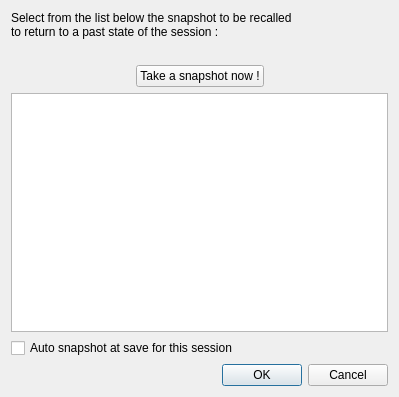
<?xml version="1.0" encoding="UTF-8"?>
<ui version="4.0">
 <class>Dialog</class>
 <widget class="QDialog" name="Dialog">
  <property name="windowModality">
   <enum>Qt::NonModal</enum>
  </property>
  <property name="geometry">
   <rect>
    <x>0</x>
    <y>0</y>
    <width>399</width>
    <height>397</height>
   </rect>
  </property>
  <property name="windowTitle">
   <string>Snapshots Manager</string>
  </property>
  <property name="modal">
   <bool>false</bool>
  </property>
  <layout class="QVBoxLayout" name="verticalLayout">
   <item>
    <widget class="QLabel" name="label">
     <property name="text">
      <string>&lt;html&gt;&lt;head/&gt;&lt;body&gt;&lt;p&gt;Select from the list below the snapshot to be recalled&lt;br/&gt;to return to a past state of the session :&lt;/p&gt;&lt;/body&gt;&lt;/html&gt;</string>
     </property>
    </widget>
   </item>
   <item>
    <spacer name="verticalSpacer">
     <property name="orientation">
      <enum>Qt::Vertical</enum>
     </property>
     <property name="sizeType">
      <enum>QSizePolicy::Maximum</enum>
     </property>
     <property name="sizeHint" stdset="0">
      <size>
       <width>20</width>
       <height>20</height>
      </size>
     </property>
    </spacer>
   </item>
   <item>
    <layout class="QHBoxLayout" name="horizontalLayout">
     <item>
      <spacer name="horizontalSpacer">
       <property name="orientation">
        <enum>Qt::Horizontal</enum>
       </property>
       <property name="sizeHint" stdset="0">
        <size>
         <width>40</width>
         <height>20</height>
        </size>
       </property>
      </spacer>
     </item>
     <item>
      <widget class="QPushButton" name="pushButtonSnapshotNow">
       <property name="text">
        <string>Take a snapshot now !</string>
       </property>
       <property name="icon">
        <iconset theme="camera-photo">
         <normaloff>.</normaloff>.</iconset>
       </property>
      </widget>
     </item>
     <item>
      <spacer name="horizontalSpacer_2">
       <property name="orientation">
        <enum>Qt::Horizontal</enum>
       </property>
       <property name="sizeHint" stdset="0">
        <size>
         <width>40</width>
         <height>20</height>
        </size>
       </property>
      </spacer>
     </item>
    </layout>
   </item>
   <item>
    <widget class="QTreeWidget" name="snapshotsList">
     <property name="alternatingRowColors">
      <bool>false</bool>
     </property>
     <property name="allColumnsShowFocus">
      <bool>false</bool>
     </property>
     <property name="headerHidden">
      <bool>true</bool>
     </property>
     <property name="columnCount">
      <number>1</number>
     </property>
     <column>
      <property name="text">
       <string/>
      </property>
     </column>
    </widget>
   </item>
   <item>
    <widget class="QCheckBox" name="checkBoxAutoSnapshot">
     <property name="toolTip">
      <string>&lt;html&gt;&lt;head/&gt;&lt;body&gt;&lt;p&gt;Make a snapshot at each session save.&lt;/p&gt;&lt;/body&gt;&lt;/html&gt;</string>
     </property>
     <property name="text">
      <string>Auto snapshot at save for this session</string>
     </property>
    </widget>
   </item>
   <item>
    <widget class="QDialogButtonBox" name="buttonBox">
     <property name="enabled">
      <bool>true</bool>
     </property>
     <property name="orientation">
      <enum>Qt::Horizontal</enum>
     </property>
     <property name="standardButtons">
      <set>QDialogButtonBox::Cancel|QDialogButtonBox::Ok</set>
     </property>
    </widget>
   </item>
  </layout>
 </widget>
 <resources/>
 <connections>
  <connection>
   <sender>buttonBox</sender>
   <signal>accepted()</signal>
   <receiver>Dialog</receiver>
   <slot>accept()</slot>
   <hints>
    <hint type="sourcelabel">
     <x>248</x>
     <y>254</y>
    </hint>
    <hint type="destinationlabel">
     <x>157</x>
     <y>274</y>
    </hint>
   </hints>
  </connection>
  <connection>
   <sender>buttonBox</sender>
   <signal>rejected()</signal>
   <receiver>Dialog</receiver>
   <slot>reject()</slot>
   <hints>
    <hint type="sourcelabel">
     <x>316</x>
     <y>260</y>
    </hint>
    <hint type="destinationlabel">
     <x>286</x>
     <y>274</y>
    </hint>
   </hints>
  </connection>
 </connections>
</ui>
